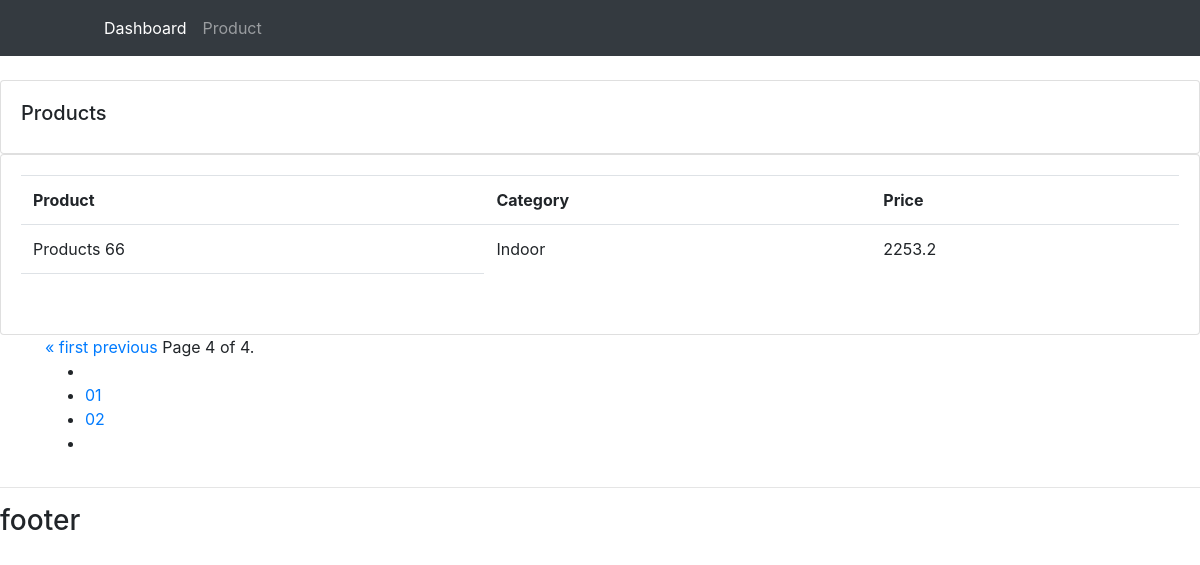
The page /products/?page=4 on the database its author committed.
### accounts/models.py (models this page shows, shortened)
class Product(models.Model):
    CATEGORY=(
        ('Indoor','Indoor'),
        ('Outdoor','Outdoor'),
    )
    name = models.CharField(max_length = 200,null=True)
    price = models.FloatField(null=True)
    category = models.CharField(max_length = 200,null=True,choices=CATEGORY)
    description = models.CharField(max_length = 200,null=True,blank=True)
    date_created = models.DateTimeField(auto_now_add=True,null=True)
    tags = models.ManyToManyField(Tag)

### accounts/views.py (the view)
# urls.py: path('products/', views.products, name='products'),
def products(request):
    ps = Product.objects.all()
    paginator = Paginator(ps, 3) # Show 3 contacts per page.
    page_number = request.GET.get('page')
    page_obj = paginator.get_page(page_number)
    context = {'ps': page_obj}
    return render(request,'accounts/products.html',context)

### templates/accounts/products.html (shortened to what this page needs)
{% extends 'accounts/main.html' %}
{% block content %}
	<br>
	<div class="row">
		<div class="col-md">
			<div class="card card-body">
				<h5>Products</h5>
			</div>
			<div class="card card-body">
				<table class="table">
					<tr>
						<th>Product</th>
						<th>Category</th>
						<th>Price</th>
					</tr>
						{% for p in ps %}
							<tr>
								<td>{{p.name}}</td>
								<td>{{p.category}}</td>
								<td>{{p.price}}</td>
							</tr>
						{% endfor %}
						<td></td>
				</table>
			</div>
				<div class="container">
					<div class="pagination" >
						<span class="step-links">
							{% if ps.has_previous %}
								<a href="?page=1">&laquo; first</a>
								<a href="?page={{ ps.previous_page_number }}">previous</a>
							{% endif %}
							<span class="current">
								Page {{ ps.number }} of {{ ps.paginator.num_pages }}.
							</span>
						</span>
					</div>
				</div>
					<div class="container">
						<div class="row">
							<div class="col-lg-9">
								<div class="m-0">
									<div class="row">
										<div class="col-lg-12">
											<div class="pagination_wrap">
												<ul>
													<li><a href="#">  </a></li>
													<li><a href="#"><span>01</span></a></li>
													<li><a href="#"><span>02</span></a></li>
													<li><a href="#">  </a></li>
												</ul>
											</div>
										</div>
									</div>
								</div>
							</div>
						</div>
					</div>
		</div>
	</div>
{% endblock content %}

### static/css/main.css (style rules this page uses)
body { background-color: #ebeff5; }

### rows shown on the page
Product: name "Products 66", category "Indoor", price "2253.2"

### other values the page prints
{{ ps.number }} "4"
{{ ps.paginator.num_pages }} "4"
